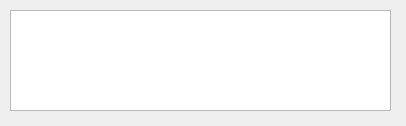
<?xml version="1.0" encoding="UTF-8"?>
<ui version="4.0">
 <class>MainWindow</class>
 <widget class="QMainWindow" name="MainWindow">
  <property name="geometry">
   <rect>
    <x>0</x>
    <y>0</y>
    <width>406</width>
    <height>126</height>
   </rect>
  </property>
  <property name="font">
   <font>
    <family>Palatino Linotype</family>
    <pointsize>14</pointsize>
   </font>
  </property>
  <property name="windowTitle">
   <string>MainWindow</string>
  </property>
  <widget class="QWidget" name="centralwidget">
   <widget class="QTextEdit" name="textEdit">
    <property name="geometry">
     <rect>
      <x>10</x>
      <y>10</y>
      <width>381</width>
      <height>101</height>
     </rect>
    </property>
   </widget>
  </widget>
 </widget>
 <resources/>
 <connections/>
</ui>
